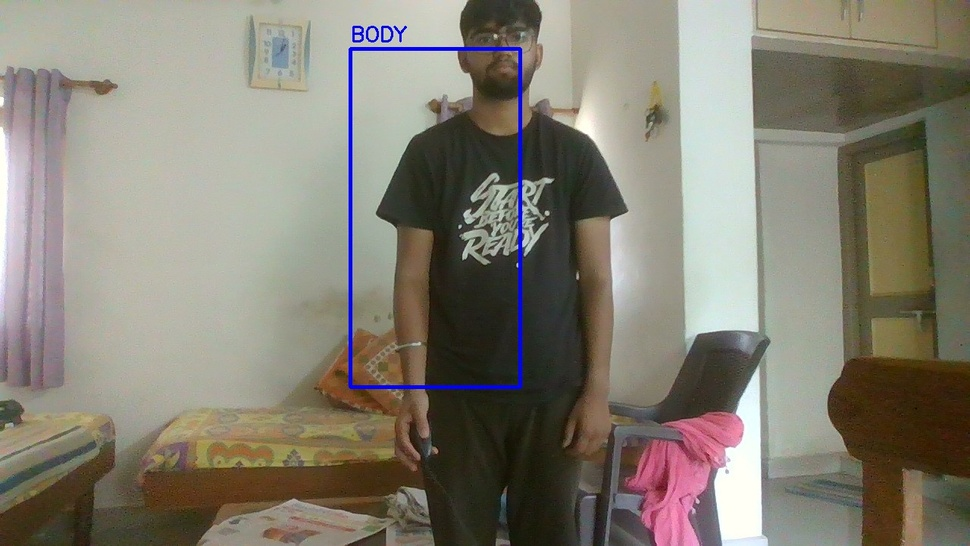
#> input picture test_result.jpg, 970 x 546 px, shrunk from 1280 x 720 before the run
$ python simple_body_extractor.py   (older library calls are emulated)
#> lines starting #> are read from the running program, lines starting #| are printed output that depends on the picture; after the words box and inside, x2 and y2 are one past the last pixel; in counts of white or black regions, pixels touching at a corner belong together
"""
Simple Body Feature Extractor
Extracts body shape patterns without face detection
"""

import cv2
import numpy as np
import base64
from io import BytesIO
from PIL import Image


class SimpleBodyExtractor:
    """Extract body features from full image without face detection"""

    def __init__(self):
        self.feature_names = [
            'skin_texture', 'oiliness', 'pigmentation', 'redness', 'brightness',
            'body_frame', 'body_width', 'body_height', 'body_ratio',
            'shoulder_width', 'hip_width', 'torso_length', 'limb_thickness', 'posture'
        ]

    def extract_features(self, image_input, input_type='base64'):
        """
        Extract body features from image

        Args:
            image_input: Image data (base64, path, or array)
            input_type: 'base64', 'path', or 'array'

        Returns:
            Dictionary of normalized features (0-1)
        """
        try:
            # Load image
            image = self._load_image(image_input, input_type)
            if image is None:
                return {'success': False, 'error': 'Failed to load image'}

            # Extract features
            features = {}

            # Skin features
            skin_features = self._extract_skin_features(image)
            features.update(skin_features)

            # Body structure features
            body_features = self._extract_body_structure(image)
            features.update(body_features)

            # Ensure all features are present
            for feature_name in self.feature_names:
                if feature_name not in features:
                    features[feature_name] = 0.5  # Default neutral value

            return {
                'success': True,
                'features': features,
                'image_shape': image.shape
            }

        except Exception as e:
            return {'success': False, 'error': str(e)}

    def _load_image(self, image_input, input_type):
        """Load image from various input types"""
        try:
            if input_type == 'base64':
                # Remove data URL prefix if present
                if isinstance(image_input, str) and 'base64,' in image_input:
                    image_input = image_input.split('base64,')[1]

                # Decode base64
                image_data = base64.b64decode(image_input)
                image = Image.open(BytesIO(image_data))
                image = cv2.cvtColor(np.array(image), cv2.COLOR_RGB2BGR)

            elif input_type == 'path':
                image = cv2.imread(image_input)

            elif input_type == 'array':
                image = image_input

            else:
                return None

            return image

        except Exception as e:
            print(f"Error loading image: {str(e)}")
            return None

    def _extract_skin_features(self, image):
        """Extract skin-related features"""
        # Convert to different color spaces
        hsv = cv2.cvtColor(image, cv2.COLOR_BGR2HSV)
        lab = cv2.cvtColor(image, cv2.COLOR_BGR2LAB)
        gray = cv2.cvtColor(image, cv2.COLOR_BGR2GRAY)

        # Get center region (likely to contain body)
        h, w = image.shape[:2]
        center_y1, center_y2 = int(h * 0.3), int(h * 0.7)
        center_x1, center_x2 = int(w * 0.3), int(w * 0.7)
        center_region = image[center_y1:center_y2, center_x1:center_x2]
        center_gray = gray[center_y1:center_y2, center_x1:center_x2]
        center_hsv = hsv[center_y1:center_y2, center_x1:center_x2]

        # Skin texture (using Laplacian variance)
        laplacian = cv2.Laplacian(center_gray, cv2.CV_64F)
        texture_variance = laplacian.var()
        skin_texture = min(texture_variance / 500.0, 1.0)  # Normalize

        # Oiliness (using saturation and brightness)
        saturation = center_hsv[:, :, 1].mean()
        value = center_hsv[:, :, 2].mean()
        oiliness = (saturation / 255.0) * 0.6 + (value / 255.0) * 0.4

        # Pigmentation (using L channel from LAB)
        center_lab = lab[center_y1:center_y2, center_x1:center_x2]
        l_channel = center_lab[:, :, 0].mean()
        pigmentation = 1.0 - (l_channel / 255.0)  # Darker = more pigmentation

        # Redness (using red channel and hue)
        red_channel = center_region[:, :, 2].mean()
        hue = center_hsv[:, :, 0].mean()
        # Red hue is around 0-10 or 170-180
        red_hue_score = 1.0 if (hue < 10 or hue > 170) else 0.5
        redness = (red_channel / 255.0) * 0.7 + red_hue_score * 0.3

        # Brightness (using V channel)
        brightness = value / 255.0

        return {
            'skin_texture': float(skin_texture),
            'oiliness': float(oiliness),
            'pigmentation': float(pigmentation),
            'redness': float(redness),
            'brightness': float(brightness)
        }

    def _extract_body_structure(self, image):
        """Extract body structure features"""
        h, w = image.shape[:2]

        # Convert to grayscale
        gray = cv2.cvtColor(image, cv2.COLOR_BGR2GRAY)

        # Apply edge detection
        edges = cv2.Canny(gray, 50, 150)

        # Find contours
        contours, _ = cv2.findContours(edges, cv2.RETR_EXTERNAL, cv2.CHAIN_APPROX_SIMPLE)

        if len(contours) == 0:
            # No contours found, use image dimensions
            return self._estimate_from_dimensions(image)

        # Get largest contour (likely the body)
        largest_contour = max(contours, key=cv2.contourArea)

        # Get bounding rectangle
        x, y, bw, bh = cv2.boundingRect(largest_contour)

        # Body frame (width relative to image)
        body_frame = min(bw / w, 1.0)

        # Body width (normalized)
        body_width = min(bw / w, 1.0)

        # Body height (normalized)
        body_height = min(bh / h, 1.0)

        # Body ratio (width/height)
        body_ratio = (bw / bh) if bh > 0 else 0.5
        body_ratio = min(body_ratio, 1.0)

        # Shoulder width (top 1/3 of body)
        shoulder_region = largest_contour[largest_contour[:, 0, 1] < (y + bh // 3)]
        if len(shoulder_region) > 0:
            shoulder_width = (shoulder_region[:, 0, 0].max() - shoulder_region[:, 0, 0].min()) / w
        else:
            shoulder_width = body_width * 0.8

        # Hip width (bottom 1/3 of body)
        hip_region = largest_contour[largest_contour[:, 0, 1] > (y + 2 * bh // 3)]
        if len(hip_region) > 0:
            hip_width = (hip_region[:, 0, 0].max() - hip_region[:, 0, 0].min()) / w
        else:
            hip_width = body_width * 0.7

        # Torso length (middle section)
        torso_length = min(bh / h, 1.0)

        # Limb thickness (estimated from contour area vs bounding box)
        contour_area = cv2.contourArea(largest_contour)
        bbox_area = bw * bh
        limb_thickness = (contour_area / bbox_area) if bbox_area > 0 else 0.5

        # Posture (vertical alignment - how centered the body is)
        center_x = x + bw // 2
        image_center_x = w // 2
        posture = 1.0 - min(abs(center_x - image_center_x) / (w // 2), 1.0)

        return {
            'body_frame': float(body_frame),
            'body_width': float(body_width),
            'body_height': float(body_height),
            'body_ratio': float(body_ratio),
            'shoulder_width': float(shoulder_width),
            'hip_width': float(hip_width),
            'torso_length': float(torso_length),
            'limb_thickness': float(limb_thickness),
            'posture': float(posture)
        }

    def _estimate_from_dimensions(self, image):
        """Estimate body features from image dimensions when no contours found"""
        h, w = image.shape[:2]

        # Use image aspect ratio as proxy
        aspect_ratio = w / h if h > 0 else 1.0

        # Estimate features based on aspect ratio
        # Wider images suggest heavier build
        body_frame = min(aspect_ratio * 0.6, 1.0)

        return {
            'body_frame': float(body_frame),
            'body_width': float(body_frame),
            'body_height': 0.7,
            'body_ratio': float(min(aspect_ratio, 1.0)),
            'shoulder_width': float(body_frame * 0.8),
            'hip_width': float(body_frame * 0.7),
            'torso_length': 0.6,
            'limb_thickness': float(body_frame * 0.7),
            'posture': 0.6
        }


def test_extractor():
    """Test the body feature extractor"""
    extractor = SimpleBodyExtractor()

    # Test with sample image
    test_images = [
        'test_image.jpg',
        'test_result.jpg',
        'WhatsApp Image 2026-04-27 at 13.15.57.jpeg'
    ]

    test_image = None
    for img in test_images:
        import os
        if os.path.exists(img):
            test_image = img
            break

    if not test_image:
        print("⚠️  No test image found")
        return

    print(f"Testing with: {test_image}")
    result = extractor.extract_features(test_image, input_type='path')
#> in _load_image, image is the input picture: shape (546, 970, 3); mean B, G, R 114.5, 126.7, 131.7
#> in _extract_skin_features, `hsv = cv2.cvtColor(image, cv2.COLOR_BGR2HSV)`: hsv: shape (546, 970, 3); mean H, S, V 41.3, 58.4, 135.7
#> in _extract_skin_features, `lab = cv2.cvtColor(image, cv2.COLOR_BGR2LAB)`: lab: shape (546, 970, 3); mean of channels 0, 1, 2 133.7, 128.3, 135.8
#> in _extract_skin_features, `gray = cv2.cvtColor(image, cv2.COLOR_BGR2GRAY)`:
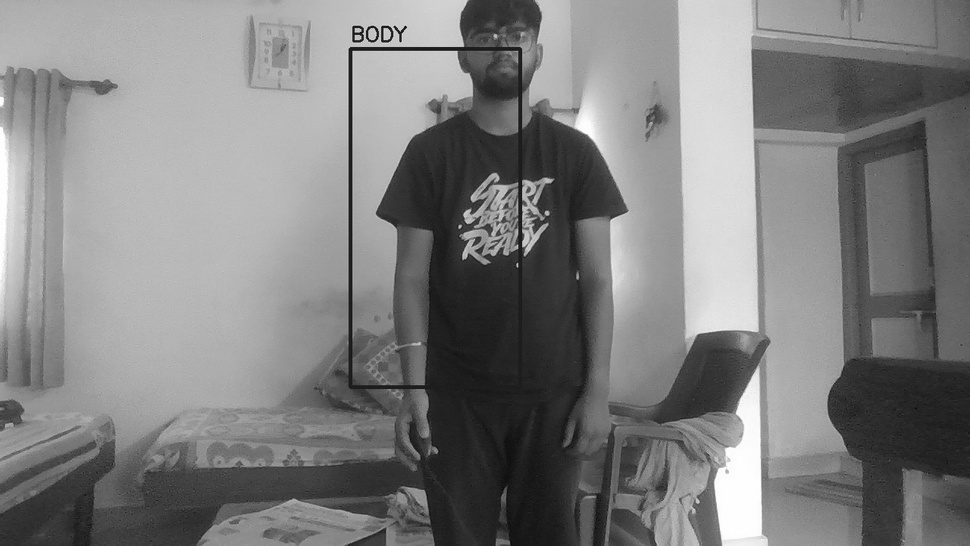
#> gray: shape (546, 970); min 9, max 255, mean 126.8
#> in _extract_skin_features, `center_region = image[center_y1:center_y2, center_x1:center_x2]`:
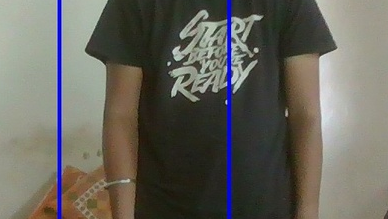
#> center_region: shape (219, 388, 3); mean B, G, R 92.9, 101.3, 103.3
#> in _extract_skin_features, `center_gray = gray[center_y1:center_y2, center_x1:center_x2]`:
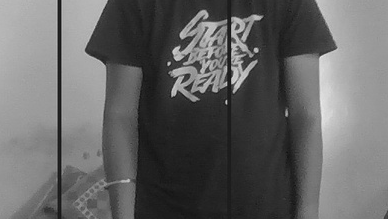
#> center_gray: shape (219, 388); min 16, max 234, mean 100.9
#> in _extract_skin_features, `center_hsv = hsv[center_y1:center_y2, center_x1:center_x2]`: center_hsv: shape (219, 388, 3); mean H, S, V 37.4, 56.9, 110.3
#> in _extract_skin_features, `laplacian = cv2.Laplacian(center_gray, cv2.CV_64F)`:
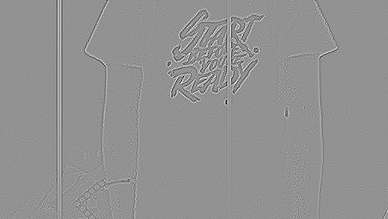
#> laplacian: shape (219, 388) float64; min -299, max 222, mean 0; drawn with min black and max white
#> in _extract_skin_features, `texture_variance = laplacian.var()`: texture_variance = 485
#> in _extract_skin_features, `skin_texture = min(texture_variance / 500.0, 1.0)`: skin_texture = 0.97
#> in _extract_skin_features, `saturation = center_hsv[:, :, 1].mean()`: saturation = 56.86
#> in _extract_skin_features, `value = center_hsv[:, :, 2].mean()`: value = 110.3
#> in _extract_skin_features, `oiliness = (saturation / 255.0) * 0.6 + (value / 255.0) * 0.4`: oiliness = 0.307
#> in _extract_skin_features, `center_lab = lab[center_y1:center_y2, center_x1:center_x2]`: center_lab: shape (219, 388, 3); mean of channels 0, 1, 2 107.4, 128, 133.5
#> in _extract_skin_features, `l_channel = center_lab[:, :, 0].mean()`: l_channel = 107.4
#> in _extract_skin_features, `pigmentation = 1.0 - (l_channel / 255.0)`: pigmentation = 0.579
#> in _extract_skin_features, `red_channel = center_region[:, :, 2].mean()`: red_channel = 103.3
#> in _extract_skin_features, `hue = center_hsv[:, :, 0].mean()`: hue = 37.41
#> in _extract_skin_features, `red_hue_score = 1.0 if (hue < 10 or hue > 170) else 0.5`: red_hue_score = 0.5
#> in _extract_skin_features, `redness = (red_channel / 255.0) * 0.7 + red_hue_score * 0.3`: redness = 0.434
#> in _extract_skin_features, `brightness = value / 255.0`: brightness = 0.433
#> in extract_features, `skin_features = self._extract_skin_features(image)`: skin_features = {'skin_texture': 0.97, 'oiliness': 0.307, 'pigmentation': 0.579, 'redness': 0.434, 'brightness': 0.433}
#> in _extract_body_structure, `edges = cv2.Canny(gray, 50, 150)`:
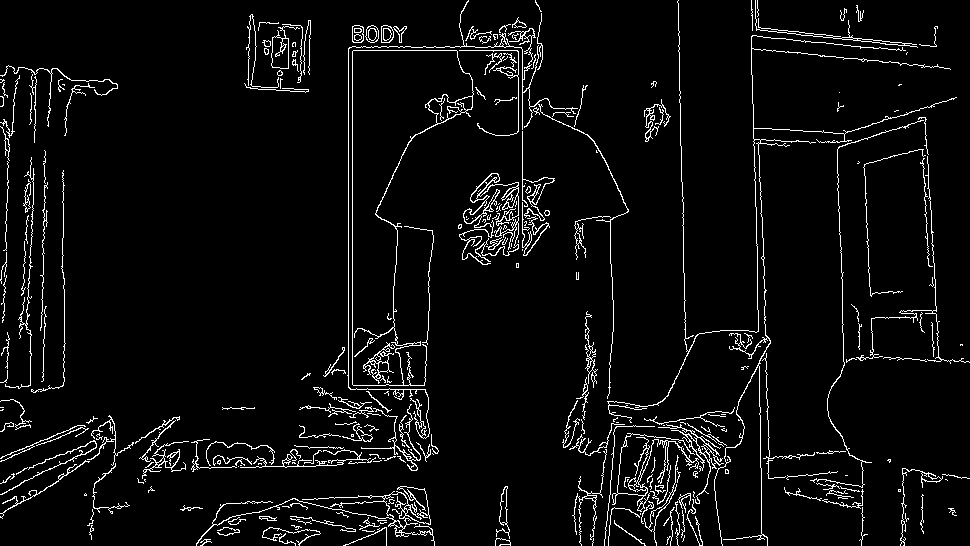
#> edges: shape (546, 970); 4.9% white in thin lines or dots
#> in _extract_body_structure, `contours, _ = cv2.findContours(edges, cv2.RETR_EXTERNAL, cv2.CHAIN_APP..`: contours = 279 contours, 214 with area under 20; largest, box (x1, y1, x2, y2) and area: (352, 50, 474, 386) 19869, (196, 486, 435, 546) 982, (459, 173, 519, 265) 644, (271, 26, 300, 69) 497, (347, 0, 629, 439) 428
#> in _extract_body_structure, `largest_contour = max(contours, key=cv2.contourArea)`: largest_contour = contour of 355 points, box (x1, y1, x2, y2) (352, 50, 474, 386), area 19869
#> in _extract_body_structure, `x, y, bw, bh = cv2.boundingRect(largest_contour)`: x = 352; y = 50; bw = 122; bh = 336
#> in _extract_body_structure, `body_frame = min(bw / w, 1.0)`: body_frame = 0.126
#> in _extract_body_structure, `body_height = min(bh / h, 1.0)`: body_height = 0.615
#> in _extract_body_structure, `body_ratio = (bw / bh) if bh > 0 else 0.5`: body_ratio = 0.363
#> in _extract_body_structure, `shoulder_region = largest_contour[largest_contour[:, 0, 1] < (y + bh /..`: shoulder_region = contour of 103 points, box (x1, y1, x2, y2) (352, 50, 474, 162), area 7927
#> in _extract_body_structure, `shoulder_width = (shoulder_region[:, 0, 0].max() - shoulder_region[:, ..`: shoulder_width = 0.125
#> in _extract_body_structure, `hip_region = largest_contour[largest_contour[:, 0, 1] > (y + 2 * bh //..`: hip_region = contour of 175 points, box (x1, y1, x2, y2) (352, 285, 427, 386), area 2438
#> in _extract_body_structure, `hip_width = (hip_region[:, 0, 0].max() - hip_region[:, 0, 0].min()) / w`: hip_width = 0.0763
#> in _extract_body_structure, `torso_length = min(bh / h, 1.0)`: torso_length = 0.615
#> in _extract_body_structure, `contour_area = cv2.contourArea(largest_contour)`: contour_area = 19869
#> in _extract_body_structure, `bbox_area = bw * bh`: bbox_area = 40992
#> in _extract_body_structure, `limb_thickness = (contour_area / bbox_area) if bbox_area > 0 else 0.5`: limb_thickness = 0.485
#> in _extract_body_structure, `center_x = x + bw // 2`: center_x = 413
#> in _extract_body_structure, `posture = 1.0 - min(abs(center_x - image_center_x) / (w // 2), 1.0)`: posture = 0.852
#> in extract_features, `body_features = self._extract_body_structure(image)`: body_features = 9 items
#> after the loop in extract_features, `for feature_name in self.feature_names:`: features = 14 items
#> result = 3 items

    if result['success']:
        print("\n✅ Feature extraction successful!")
        print(f"\nImage shape: {result['image_shape']}")
#| Image shape: (546, 970, 3)
        print("\nExtracted features:")
        for feature, value in result['features'].items():
            print(f"  {feature}: {value:.4f}")
#> this loop made 14 passes
#> (feature, value) on passes 1 to 12: ('skin_texture', 0.97), ('oiliness', 0.307), ('pigmentation', 0.579), ('redness', 0.434), ('brightness', 0.433), ('body_frame', 0.126), ('body_width', 0.126), ('body_height', 0.615), ('body_ratio', 0.363), ('shoulder_width', 0.125), ('hip_width', 0.0763), ('torso_length', 0.615)
#|   skin_texture: 0.9700
#|   oiliness: 0.3068
#|   pigmentation: 0.5788
#|   redness: 0.4335
#|   brightness: 0.4325
#|   body_frame: 0.1258
#|   body_width: 0.1258
#|   body_height: 0.6154
#> (further printed lines are left out)
    else:
        print(f"\n❌ Extraction failed: {result['error']}")


if __name__ == "__main__":
    test_extractor()
